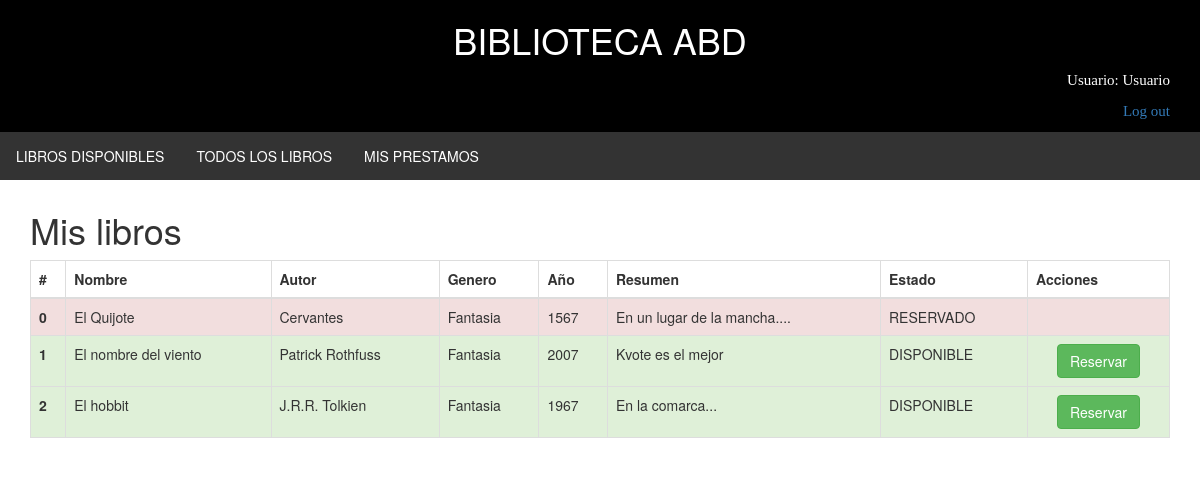
/index.php?controller=libro&action=todos (signed in), run on the app's committed database.
### tables this page shows
CREATE TABLE `user` (
  `id` int(11) NOT NULL,
  `name` varchar(255) NOT NULL,
  `last_name` varchar(255) NOT NULL,
  `email` varchar(255) NOT NULL,
  `user_type` int(11) NOT NULL DEFAULT '0',
  `password` varchar(255) NOT NULL
);

CREATE TABLE `libro` (
  `id` int(11) NOT NULL,
  `name` varchar(255) NOT NULL,
  `author` varchar(255) NOT NULL,
  `genre` varchar(255) NOT NULL,
  `year` varchar(255) NOT NULL,
  `resume` text NOT NULL
);

### core/ControladorBase.php (called while the page is built, shortened)
<?php
class ControladorBase{
    public function __construct() {
        require_once 'DaoBase.php';
        require_once 'core/Ayuda.php';
    }
    public function view($vista,$datos = []){
        $helper=new Ayuda();
        require_once 'views/'.$vista;
    }
}
?>

### controllers/LibroController.php (called while the page is built, shortened)
<?php
class LibroController extends ControladorBase
{
    public function todos()
    {
        $libros = DaoLibro::getInstance()->getAll();
        $this->view(
            "libro/todos.php",
            [
                'libros' => $libros,
            ]
        );
    }
}
?>

### core/Ayuda.php (called while the page is built, shortened)
<?php
class Ayuda{
    public function url($controlador=CONTROLADOR_DEFECTO,$accion=ACCION_DEFECTO){
        $urlString="index.php?controller=".$controlador."&action=".$accion;
        return $urlString;
    }
    public function isUserLogged(){
    	return isset($_SESSION["login"]) && $_SESSION["login"] && isset($_SESSION["user_id"]);
    }
    public function getLoggedUser(){
    	if(isset($_SESSION["login"]) && $_SESSION["login"] && isset($_SESSION["user_id"]))
    	{
    		return DaoUsuario::getInstance()->getById($_SESSION["user_id"]);
    	}
    	else
    		return null;
    }
}
?>

### daos/DaoUsuario.php (called while the page is built, shortened)
<?php
class DaoUsuario extends DaoBase
{
    private static $instance;
    public static function getInstance()
    {
      if (is_null( self::$instance ) )
      {
        self::$instance = new self();
      }
      return self::$instance;
    }
}
?>

### core/DataSource.php (called while the page is built, shortened)
<?php
class DataSource {
  private static $instancia;
  private $conexion;
  private function __construct(){
    try {
      $db_cfg = require_once 'config/db.php';
      $this->host=$db_cfg["host"];
      $this->user=$db_cfg["user"];
      $this->pass=$db_cfg["pass"];
      $this->database=$db_cfg["database"];
      $this->conexion = new PDO('mysql:host=' . $this->host . ';dbname=' . $this->database,
        $this->user, $this->pass);
    } catch (PDOException $e) {
      echo "Error conexion base de datos: " . $e->getMessage();
    }
  }
  public static function getInstance(){
    if (!self::$instancia){
      self::$instancia =  new DataSource();
    }
    return self::$instancia;
  }
  public function getData($sql,$values){
    $consulta = $this->conexion->prepare($sql);
    $consulta->execute($values);
    $resultado = $consulta->fetch(PDO::FETCH_ASSOC);
    return $resultado;
  }
  public function getAllData($sql,$values){
    $consulta = $this->conexion->prepare($sql);
    $consulta->execute($values);
    $resultado = $consulta->fetchAll(PDO::FETCH_ASSOC);
    return $resultado;
  }
}
 ?>

### core/DaoBase.php (called while the page is built, shortened)
<?php
class DaoBase {
    public $table;
    public function __construct($table) {
        $this->table=(string) $table;
        require_once 'DataSource.php';
    }
    public function getById($id){
        return DataSource::getInstance()->getData("SELECT * FROM $this->table WHERE id = :id", array(':id'=>$id));
    }
}
?>

### config/db.php (called while the page is built)
<?php
return array(
    "host"      =>"localhost",
    "user"      =>"root",
    "pass"      =>"",
    "database"  =>"biblio",
);
?>

### daos/DaoLibro.php (called while the page is built, shortened)
<?php
class DaoLibro extends DaoBase
{
    private static $instance;
    public static function getInstance()
    {
      if (is_null( self::$instance ) )
      {
        self::$instance = new self();
      }
      return self::$instance;
    }
    public function getAll()
    {
      $result = DataSource::getInstance()->getAllData("SELECT l.id, l.name, l.author, l.genre, l.year, l.resume, p.date_start, p.date_end, p.status FROM libro l
              LEFT JOIN (
                    SELECT    MAX(id) max_id, libro_id
                    FROM      prestamo
                    GROUP BY  libro_id
              ) c_max ON (c_max.libro_id = l.id)
              LEFT JOIN prestamo p ON (p.id = c_max.max_id) ORDER BY p.status", array());
      return $result;
    }
}
?>

### views/libro/todos.php (the view, shortened to what this page needs)
<!DOCTYPE html>
<html lang="es">
<head>
  <link rel="stylesheet" type="text/css" href="css/style.css" />
  <link rel="stylesheet" type="text/css" href="css/bootstrap.min.css" />
</head>
<body>
  <?php require('views/layout/header.php'); ?>
  <?php include('views/layout/nav.php'); ?>
  <div class="container">
    <div id="contenido">
    	<h1>Mis libros</h1>
		<table class="table table-bordered">
		    <thead>
		        <tr>
		        	<th>#</th>
		            <th>Nombre</th>
		            <th>Autor</th>
		            <th>Genero</th>
		            <th>Año</th>
		            <th>Resumen</th>
		            <th>Estado</th>
		            <th>Acciones</th>
		        </tr>
		    </thead>
		    <tbody>
		    	<?php foreach ($libros as $key => $libro): ?>
		        <tr class="<?= (isset($libro['status']) && $libro['status'] == 0) ? 'danger' : 'success'?>">
		        	<th scope="row"><?= $key ?></th>
		            <td><?= $libro['name'] ?></td>
		            <td><?= $libro['author'] ?></td>
		            <td><?= $libro['genre'] ?></td>
		            <td><?= $libro['year'] ?></td>
		            <td><?= $libro['resume'] ?></td>
		            <td><?= (isset($libro['status']) && $libro['status'] == 0) ? "RESERVADO" : "DISPONIBLE" ?></td>
		            <td class="text-center">
		            	<?php if(!isset($libro['status']) || $libro['status'] == 1): ?>
		            	<form method="POST" action="<?= $helper->url('libro','reservar');?>">
		            		<button class="btn btn-success" type="submit">Reservar</button>
		            	</form>
		            	<?php endif; ?>
		            </td>
		        </tr>
		    	<?php endforeach; ?>
		    </tbody>
		</table>
  </div>
</body>
</html>

### views/layout/header.php
<header>
  <div class="container">
    <h1 class="text-center title">BIBLIOTECA ABD</h1>
    <div class="saludo">
      <?php
        if ( $helper->isUserLogged() ){
          echo "<p>Usuario: " . $helper->getLoggedUser()['name'] ."</p>";
          echo "<p><a href=" . $helper->url('user','logout') .">Log out</a></p>";
        }
        else {
          echo "<p>Usuario desconocido</p>";
          echo "<p><a href=".$helper->url('user','login').">Login</a></p>";
        }
      ?>
    </div>
  </div>
</header>

### css/style.css (style rules this page uses)
body { background-color: white; }
header { height: 11%; background-color: black; }
header div.saludo { width: 100%; font-family: Impact; text-align: right; font-size: 15px; color: white; }
a { text-decoration: none; }
#contenido { flex-basis: 80%; }
* { box-sizing: border-box; }
.title { color: white; }

### data on the page
user: name "Usuario"
libro: key "0", name "El Quijote", author "Cervantes", genre "Fantasia", year "1567", resume "En un lugar de la mancha....", shows "RESERVADO"
libro: key "1", name "El nombre del viento", author "Patrick Rothfuss", genre "Fantasia", year "2007", resume "Kvote es el mejor", shows "DISPONIBLE"
libro: key "2", name "El hobbit", author "J.R.R. Tolkien", genre "Fantasia", year "1967", resume "En la comarca...", shows "DISPONIBLE"
